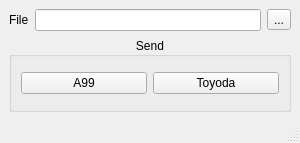
<?xml version="1.0" encoding="UTF-8"?>
<ui version="4.0">
 <class>MainWindow</class>
 <widget class="QMainWindow" name="MainWindow">
  <property name="geometry">
   <rect>
    <x>0</x>
    <y>0</y>
    <width>300</width>
    <height>143</height>
   </rect>
  </property>
  <property name="windowTitle">
   <string>NCcom</string>
  </property>
  <widget class="QWidget" name="centralwidget">
   <layout class="QVBoxLayout" name="verticalLayout">
    <item>
     <layout class="QHBoxLayout" name="horizontalLayout_2">
      <item>
       <widget class="QLabel" name="label">
        <property name="text">
         <string>File</string>
        </property>
       </widget>
      </item>
      <item>
       <widget class="QLineEdit" name="lineEdit"/>
      </item>
      <item>
       <widget class="QToolButton" name="toolButton">
        <property name="text">
         <string>...</string>
        </property>
       </widget>
      </item>
     </layout>
    </item>
    <item>
     <widget class="QGroupBox" name="groupBox">
      <property name="locale">
       <locale language="English" country="UnitedStates"/>
      </property>
      <property name="title">
       <string>Send</string>
      </property>
      <property name="alignment">
       <set>Qt::AlignCenter</set>
      </property>
      <layout class="QHBoxLayout" name="horizontalLayout">
       <item>
        <widget class="QPushButton" name="pushButton_2">
         <property name="text">
          <string>A99</string>
         </property>
        </widget>
       </item>
       <item>
        <widget class="QPushButton" name="pushButton">
         <property name="text">
          <string>Toyoda</string>
         </property>
        </widget>
       </item>
      </layout>
     </widget>
    </item>
   </layout>
  </widget>
  <widget class="QMenuBar" name="menubar">
   <property name="geometry">
    <rect>
     <x>0</x>
     <y>0</y>
     <width>300</width>
     <height>21</height>
    </rect>
   </property>
  </widget>
  <widget class="QStatusBar" name="statusbar"/>
 </widget>
 <resources/>
 <connections/>
</ui>
